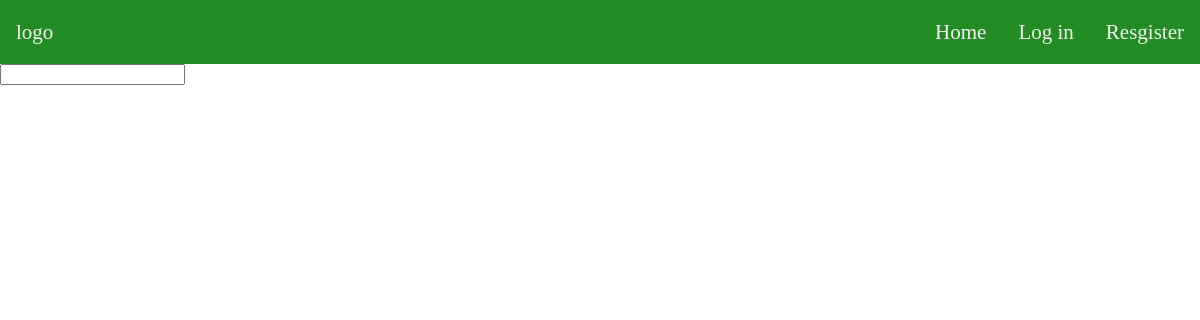
Before: / with the older database file.
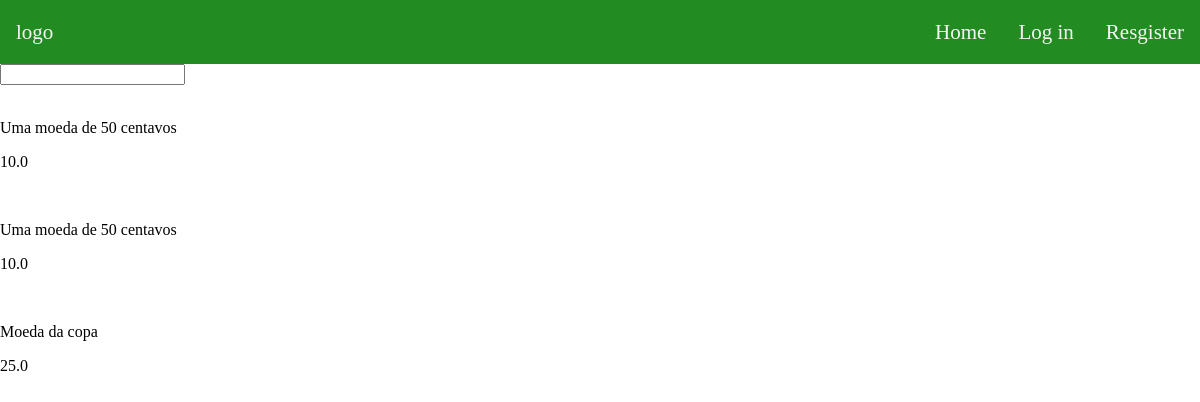
After: the same page with the newer database file.
### tables this page shows
CREATE TABLE posts (id INTEGER, extension TEXT, userId INTEGER, price REAL,title TEXT NOT NULL, description TEXT,  PRIMARY KEY(id), FOREIGN KEY(userId) REFERENCES users(id));

### application.py (the view)
@app.route("/", methods=["GET", "POST"])
def index():
    cnn = sqlite3.connect(DATABASE_NAME)
    cnn.row_factory = sqlite3.Row
    cursor = cnn.cursor()
    sql = "SELECT id, extension, title, price FROM posts"
    posts = cursor.execute(sql).fetchall()
    return render_template("/index.html", posts=posts)

### templates/index.html (shortened to what this page needs)
{% extends "layout.html" %}
{% block main %}
    <input type="text" class="search">
    <section class="list">
        {% for post in posts %}
            <div class="post">
                <div>
                    <p class="title">{{post.title}}</p>
                    <p class="price">{{post.price}}</p>
                </div>
            </div>
        {% endfor %}
    </section>
{% endblock %}

### templates/layout.html (shortened to what this page needs)
<!DOCTYPE html>
<html lang="en">
<head>
    <link rel="stylesheet" href="static/style.css">
</head>
<body>
    <nav class="navbar">
        <a class="brand-title" href="/">logo</a>
        <ul>
            <li><a href="/">Home</a></li>
        {% if not session.userId %}
            <li><a href="/login">Log in</a></li>
            <li><a href="/register">Resgister</a></li>
        {% else %}
            <li><a href="/post">My-posts</a></li>
            <li><a href="/account">Account</a></li>
            <li><a href="/logout">Logout</a></li>
        {% endif %}
        </ul>
    </nav>
    <main>
        {% block main %}{% endblock %}
    </main>
</body>
</html>

### static/style.css (style rules this page uses)
body { margin: 0; padding: 0; }
.navbar { display: flex; justify-content: space-between; align-items: center; background-color: forestgreen; font-size: 21px; line-height: 0;; }
.navbar a { color: whitesmoke; text-decoration: none; padding: 2rem 1rem; display: block; }
.navbar ul { display: flex; list-style: none; margin: 0; padding: 0; }

Changed rows visible on the page:
added posts: title "Uma moeda de 50 centavos", price "10.0"
added posts: title "Uma moeda de 50 centavos", price "10.0"
added posts: title "Moeda da copa", price "25.0"
